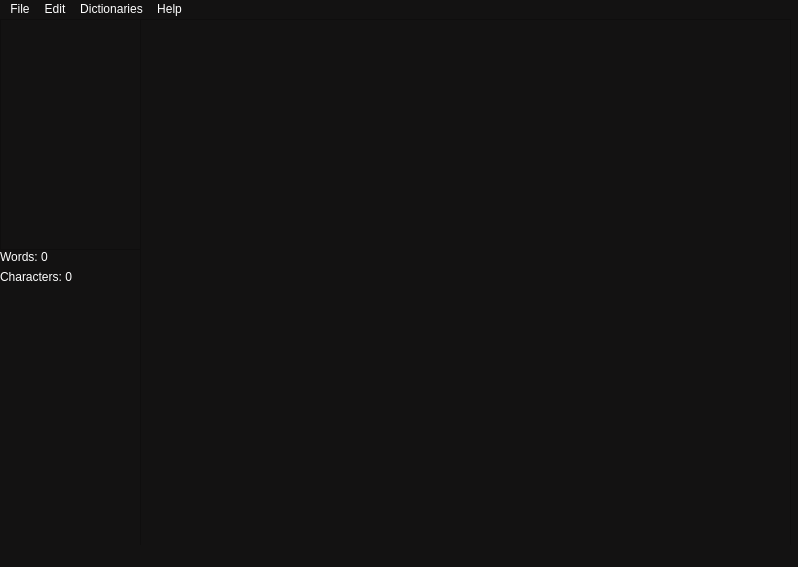
<?xml version="1.0" encoding="UTF-8"?>
<ui version="4.0">
 <class>MainWindow</class>
 <widget class="QMainWindow" name="MainWindow">
  <property name="geometry">
   <rect>
    <x>0</x>
    <y>0</y>
    <width>798</width>
    <height>567</height>
   </rect>
  </property>
  <property name="windowTitle">
   <string>MainWindow</string>
  </property>
  <property name="autoFillBackground">
   <bool>false</bool>
  </property>
  <property name="styleSheet">
   <string notr="true">color : white; background-color : #131212</string>
  </property>
  <property name="Color" stdset="0">
   <color>
    <red>46</red>
    <green>52</green>
    <blue>54</blue>
   </color>
  </property>
  <widget class="QWidget" name="centralwidget">
   <widget class="QTextEdit" name="textEdit">
    <property name="geometry">
     <rect>
      <x>140</x>
      <y>0</y>
      <width>651</width>
      <height>551</height>
     </rect>
    </property>
    <property name="palette">
     <palette>
      <active>
       <colorrole role="WindowText">
        <brush brushstyle="SolidPattern">
         <color alpha="255">
          <red>255</red>
          <green>255</green>
          <blue>255</blue>
         </color>
        </brush>
       </colorrole>
       <colorrole role="Button">
        <brush brushstyle="SolidPattern">
         <color alpha="255">
          <red>19</red>
          <green>18</green>
          <blue>18</blue>
         </color>
        </brush>
       </colorrole>
       <colorrole role="Light">
        <brush brushstyle="SolidPattern">
         <color alpha="255">
          <red>255</red>
          <green>255</green>
          <blue>255</blue>
         </color>
        </brush>
       </colorrole>
       <colorrole role="Dark">
        <brush brushstyle="SolidPattern">
         <color alpha="255">
          <red>46</red>
          <green>52</green>
          <blue>54</blue>
         </color>
        </brush>
       </colorrole>
       <colorrole role="Text">
        <brush brushstyle="SolidPattern">
         <color alpha="255">
          <red>255</red>
          <green>255</green>
          <blue>255</blue>
         </color>
        </brush>
       </colorrole>
       <colorrole role="ButtonText">
        <brush brushstyle="SolidPattern">
         <color alpha="255">
          <red>255</red>
          <green>255</green>
          <blue>255</blue>
         </color>
        </brush>
       </colorrole>
       <colorrole role="Base">
        <brush brushstyle="SolidPattern">
         <color alpha="255">
          <red>19</red>
          <green>18</green>
          <blue>18</blue>
         </color>
        </brush>
       </colorrole>
       <colorrole role="Window">
        <brush brushstyle="SolidPattern">
         <color alpha="255">
          <red>19</red>
          <green>18</green>
          <blue>18</blue>
         </color>
        </brush>
       </colorrole>
       <colorrole role="PlaceholderText">
        <brush brushstyle="SolidPattern">
         <color alpha="128">
          <red>0</red>
          <green>0</green>
          <blue>0</blue>
         </color>
        </brush>
       </colorrole>
      </active>
      <inactive>
       <colorrole role="WindowText">
        <brush brushstyle="SolidPattern">
         <color alpha="255">
          <red>255</red>
          <green>255</green>
          <blue>255</blue>
         </color>
        </brush>
       </colorrole>
       <colorrole role="Button">
        <brush brushstyle="SolidPattern">
         <color alpha="255">
          <red>19</red>
          <green>18</green>
          <blue>18</blue>
         </color>
        </brush>
       </colorrole>
       <colorrole role="Light">
        <brush brushstyle="SolidPattern">
         <color alpha="255">
          <red>255</red>
          <green>255</green>
          <blue>255</blue>
         </color>
        </brush>
       </colorrole>
       <colorrole role="Dark">
        <brush brushstyle="SolidPattern">
         <color alpha="255">
          <red>46</red>
          <green>52</green>
          <blue>54</blue>
         </color>
        </brush>
       </colorrole>
       <colorrole role="Text">
        <brush brushstyle="SolidPattern">
         <color alpha="255">
          <red>255</red>
          <green>255</green>
          <blue>255</blue>
         </color>
        </brush>
       </colorrole>
       <colorrole role="ButtonText">
        <brush brushstyle="SolidPattern">
         <color alpha="255">
          <red>255</red>
          <green>255</green>
          <blue>255</blue>
         </color>
        </brush>
       </colorrole>
       <colorrole role="Base">
        <brush brushstyle="SolidPattern">
         <color alpha="255">
          <red>19</red>
          <green>18</green>
          <blue>18</blue>
         </color>
        </brush>
       </colorrole>
       <colorrole role="Window">
        <brush brushstyle="SolidPattern">
         <color alpha="255">
          <red>19</red>
          <green>18</green>
          <blue>18</blue>
         </color>
        </brush>
       </colorrole>
       <colorrole role="PlaceholderText">
        <brush brushstyle="SolidPattern">
         <color alpha="128">
          <red>0</red>
          <green>0</green>
          <blue>0</blue>
         </color>
        </brush>
       </colorrole>
      </inactive>
      <disabled>
       <colorrole role="WindowText">
        <brush brushstyle="SolidPattern">
         <color alpha="255">
          <red>255</red>
          <green>255</green>
          <blue>255</blue>
         </color>
        </brush>
       </colorrole>
       <colorrole role="Button">
        <brush brushstyle="SolidPattern">
         <color alpha="255">
          <red>19</red>
          <green>18</green>
          <blue>18</blue>
         </color>
        </brush>
       </colorrole>
       <colorrole role="Light">
        <brush brushstyle="SolidPattern">
         <color alpha="255">
          <red>255</red>
          <green>255</green>
          <blue>255</blue>
         </color>
        </brush>
       </colorrole>
       <colorrole role="Dark">
        <brush brushstyle="SolidPattern">
         <color alpha="255">
          <red>46</red>
          <green>52</green>
          <blue>54</blue>
         </color>
        </brush>
       </colorrole>
       <colorrole role="Text">
        <brush brushstyle="SolidPattern">
         <color alpha="255">
          <red>255</red>
          <green>255</green>
          <blue>255</blue>
         </color>
        </brush>
       </colorrole>
       <colorrole role="ButtonText">
        <brush brushstyle="SolidPattern">
         <color alpha="255">
          <red>255</red>
          <green>255</green>
          <blue>255</blue>
         </color>
        </brush>
       </colorrole>
       <colorrole role="Base">
        <brush brushstyle="SolidPattern">
         <color alpha="255">
          <red>19</red>
          <green>18</green>
          <blue>18</blue>
         </color>
        </brush>
       </colorrole>
       <colorrole role="Window">
        <brush brushstyle="SolidPattern">
         <color alpha="255">
          <red>19</red>
          <green>18</green>
          <blue>18</blue>
         </color>
        </brush>
       </colorrole>
       <colorrole role="PlaceholderText">
        <brush brushstyle="SolidPattern">
         <color alpha="128">
          <red>0</red>
          <green>0</green>
          <blue>0</blue>
         </color>
        </brush>
       </colorrole>
      </disabled>
     </palette>
    </property>
    <property name="font">
     <font>
      <pointsize>14</pointsize>
     </font>
    </property>
    <property name="autoFillBackground">
     <bool>true</bool>
    </property>
    <property name="styleSheet">
     <string notr="true"/>
    </property>
   </widget>
   <widget class="QLabel" name="WordCount">
    <property name="geometry">
     <rect>
      <x>0</x>
      <y>230</y>
      <width>91</width>
      <height>16</height>
     </rect>
    </property>
    <property name="text">
     <string>Words: 0</string>
    </property>
   </widget>
   <widget class="QLabel" name="LetterCount">
    <property name="geometry">
     <rect>
      <x>0</x>
      <y>250</y>
      <width>111</width>
      <height>16</height>
     </rect>
    </property>
    <property name="text">
     <string>Characters: 0</string>
    </property>
   </widget>
   <widget class="QListWidget" name="listWidget">
    <property name="geometry">
     <rect>
      <x>0</x>
      <y>0</y>
      <width>141</width>
      <height>231</height>
     </rect>
    </property>
   </widget>
  </widget>
  <widget class="QMenuBar" name="menubar">
   <property name="geometry">
    <rect>
     <x>0</x>
     <y>0</y>
     <width>798</width>
     <height>26</height>
    </rect>
   </property>
   <widget class="QMenu" name="menuFile">
    <property name="title">
     <string>File</string>
    </property>
    <addaction name="actionNew"/>
    <addaction name="actionOpen"/>
    <addaction name="separator"/>
    <addaction name="actionSave"/>
    <addaction name="actionSave_As"/>
    <addaction name="actionSave_and_Quit_2"/>
    <addaction name="actionQuit"/>
    <addaction name="separator"/>
    <addaction name="actionPrint_to_PDF"/>
    <addaction name="actionPrint"/>
   </widget>
   <widget class="QMenu" name="menuEdit">
    <property name="title">
     <string>Edit</string>
    </property>
    <addaction name="actionCopy"/>
    <addaction name="actionPaste"/>
    <addaction name="actionCut"/>
    <addaction name="separator"/>
    <addaction name="actionUndo"/>
    <addaction name="actionRedo"/>
    <addaction name="separator"/>
    <addaction name="actionBold"/>
    <addaction name="actionItalics"/>
    <addaction name="actionUnderlined"/>
    <addaction name="separator"/>
    <addaction name="actionUpper_Element"/>
    <addaction name="actionLower_Element"/>
    <addaction name="actionSelect_Element"/>
    <addaction name="separator"/>
   </widget>
   <widget class="QMenu" name="menuHelp">
    <property name="title">
     <string>Help</string>
    </property>
   </widget>
   <widget class="QMenu" name="menuDictionaries">
    <property name="title">
     <string>Dictionaries</string>
    </property>
    <addaction name="actionAdd_all_to_Dictionary"/>
    <addaction name="actionSelect_Dictionary"/>
   </widget>
   <addaction name="menuFile"/>
   <addaction name="menuEdit"/>
   <addaction name="menuDictionaries"/>
   <addaction name="menuHelp"/>
  </widget>
  <widget class="QStatusBar" name="statusbar"/>
  <action name="actionOpen">
   <property name="text">
    <string>Open</string>
   </property>
   <property name="shortcut">
    <string>Ctrl+O</string>
   </property>
  </action>
  <action name="actionSave">
   <property name="text">
    <string>Save</string>
   </property>
   <property name="shortcut">
    <string>Ctrl+S</string>
   </property>
  </action>
  <action name="actionSave_As">
   <property name="text">
    <string>Save As</string>
   </property>
   <property name="shortcut">
    <string>Ctrl+Shift+S</string>
   </property>
  </action>
  <action name="actionCopy">
   <property name="text">
    <string>Copy</string>
   </property>
   <property name="shortcut">
    <string>Ctrl+C</string>
   </property>
  </action>
  <action name="actionPaste">
   <property name="text">
    <string>Paste</string>
   </property>
   <property name="shortcut">
    <string>Ctrl+V</string>
   </property>
  </action>
  <action name="actionSave_and_Quit">
   <property name="text">
    <string>Save and Quit</string>
   </property>
  </action>
  <action name="actionCut">
   <property name="text">
    <string>Cut</string>
   </property>
   <property name="shortcut">
    <string>Ctrl+X</string>
   </property>
  </action>
  <action name="actionSave_and_Quit_2">
   <property name="text">
    <string>Save and Quit</string>
   </property>
   <property name="shortcut">
    <string>Ctrl+Shift+Q</string>
   </property>
  </action>
  <action name="actionPrint_to_PDF">
   <property name="text">
    <string>Print to PDF</string>
   </property>
   <property name="shortcut">
    <string>Ctrl+Shift+P</string>
   </property>
  </action>
  <action name="actionNew">
   <property name="text">
    <string>New</string>
   </property>
   <property name="shortcut">
    <string>Ctrl+N</string>
   </property>
  </action>
  <action name="actionQuit">
   <property name="text">
    <string>Quit</string>
   </property>
   <property name="shortcut">
    <string>Ctrl+Q</string>
   </property>
  </action>
  <action name="actionPrint">
   <property name="text">
    <string>Print</string>
   </property>
   <property name="shortcut">
    <string>Ctrl+P</string>
   </property>
  </action>
  <action name="actionUndo">
   <property name="text">
    <string>Undo</string>
   </property>
   <property name="shortcut">
    <string>Ctrl+Z</string>
   </property>
  </action>
  <action name="actionRedo">
   <property name="text">
    <string>Redo</string>
   </property>
   <property name="shortcut">
    <string>Ctrl+Y</string>
   </property>
  </action>
  <action name="actionActivate_Autocoplete">
   <property name="text">
    <string>Activate Autocoplete</string>
   </property>
  </action>
  <action name="actionUpper_Element">
   <property name="text">
    <string>Upper Element</string>
   </property>
   <property name="shortcut">
    <string>Ctrl+Up</string>
   </property>
  </action>
  <action name="actionLower_Element">
   <property name="text">
    <string>Lower Element</string>
   </property>
   <property name="shortcut">
    <string>Ctrl+Down</string>
   </property>
  </action>
  <action name="actionSelect_Element">
   <property name="text">
    <string>Select Element</string>
   </property>
   <property name="shortcut">
    <string>Ctrl+Return</string>
   </property>
  </action>
  <action name="actionmultifile_test">
   <property name="text">
    <string>multifile test</string>
   </property>
  </action>
  <action name="actionAdd_all_to_Dictionary">
   <property name="text">
    <string>Add all to  Dictionary</string>
   </property>
  </action>
  <action name="actionBold">
   <property name="text">
    <string>Bold</string>
   </property>
   <property name="shortcut">
    <string>Ctrl+B</string>
   </property>
  </action>
  <action name="actionItalics">
   <property name="text">
    <string>Italics</string>
   </property>
   <property name="shortcut">
    <string>Ctrl+I</string>
   </property>
  </action>
  <action name="actionUnderlined">
   <property name="text">
    <string>Underlined</string>
   </property>
   <property name="shortcut">
    <string>Ctrl+U</string>
   </property>
  </action>
  <action name="actionSelect_Dictionary">
   <property name="text">
    <string>Select Dictionary</string>
   </property>
  </action>
 </widget>
 <resources/>
 <connections/>
</ui>
